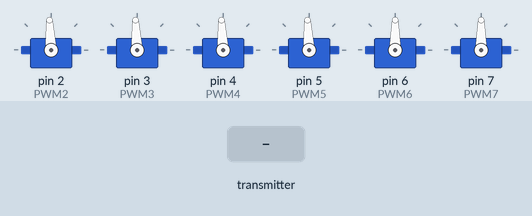
Recording of a sketch running on a simulated Arduino Uno, built with avr-gcc and run on an emulated ATmega328P. Parts: 6 × servo. The inputs (shaded band) are chosen by the test bench. No radio packets arrive unless stated; what the sketch prints to the serial monitor is not drawn.

Above: at 1.2 s.
1.3 s: the transmitter starts sending Chan1 = 0
At 2.5 s:
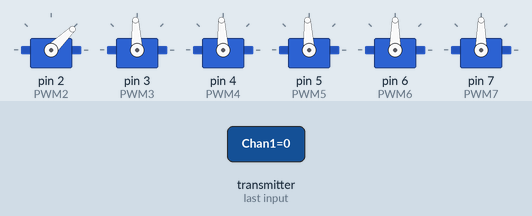
2.8 s: the transmitter starts sending Chan2 = 0
At 3.4 s:
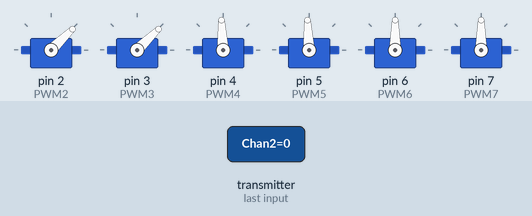
4.3 s: the transmitter starts sending Chan3 = 0
At 4.7 s:
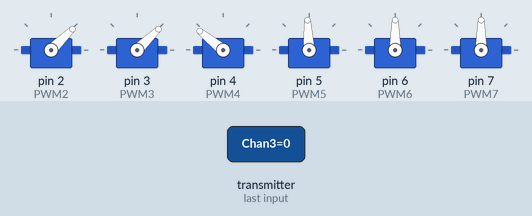
5.8 s: the transmitter starts sending Chan4 = 0
At 7.0 s:
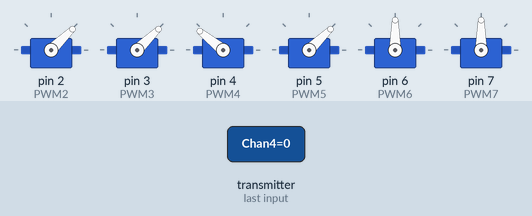
7.3 s: the transmitter starts sending Chan1 = 64
At 8.4 s:
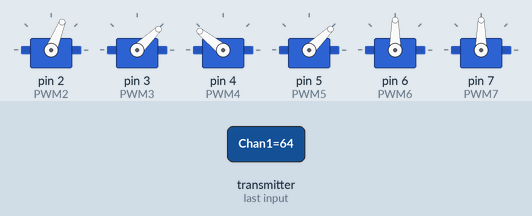
8.8 s: the transmitter starts sending Chan2 = 64
At 9.2 s:
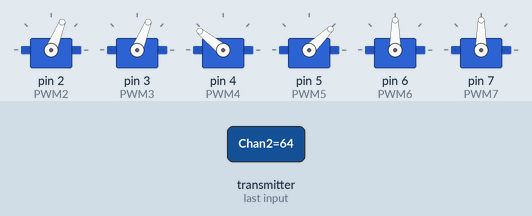
Timing chart, 0 to 11.3 s (numbered marks = the images above; inputs shaded):
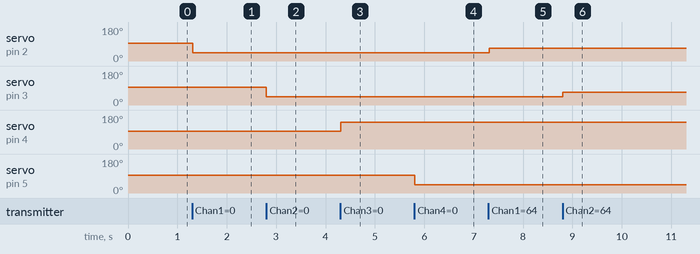

Measured:
- after the input at 1.3 s, servo on pin 2 (PWM2): 93° → 44° at once
- after the input at 2.8 s, servo on pin 3 (PWM3): 93° → 44° at once
- after the input at 4.3 s, servo on pin 4 (PWM4): 93° → 141° at once
- after the input at 5.8 s, servo on pin 5 (PWM5): 93° → 44° at once
- after the input at 7.3 s, servo on pin 2 (PWM2): 44° → 68° at once
- after the input at 8.8 s, servo on pin 3 (PWM3): 44° → 68° at once

The sketch:

NunchukRX.ino
```cpp
#include <Servo.h>
#include <nRF24L01.h>
#include <RF24.h>
#include <SPI.h>

int pwm_width_2 = 0;
int pwm_width_3 = 0;
int pwm_width_4 = 0;
int pwm_width_5 = 0;
int pwm_width_6 = 0;
int pwm_width_7 = 0;
int pwm_width_8 = 0;
int pwm_width_9 = 0;
int KillSwitch;

Servo PWM2;
Servo PWM3;
Servo PWM4;
Servo PWM5;
Servo PWM6;
Servo PWM7;

struct MyData {
  byte KillSwitch;
  byte Chan1;
  byte Chan2;
  byte Chan3;
  byte Chan4;
};

MyData data;

const uint64_t pipeIn = 0xE8E8F0F0E1LL;
RF24 radio(9, 10);

void resetData()
{
  data.Chan1 = 127;
  data.Chan2 = 127;
  data.Chan3 = 127;
  data.Chan4 = 127;
  Serial.println("Data Reset");
}

void setup()
{
  PWM2.attach(2);
  PWM3.attach(3);
  PWM4.attach(4);
  PWM5.attach(5);
  PWM6.attach(6);
  PWM7.attach(7);

  resetData();
  radio.begin();
  radio.setAutoAck(false);
  radio.setDataRate(RF24_250KBPS);
  radio.openReadingPipe(1, pipeIn);

  radio.startListening();
  Serial.begin(115200);

}

unsigned long lastRecvTime = 0;
void recvData()
{
  while ( radio.available() ) {
    radio.read(&data, sizeof(MyData));
    lastRecvTime = millis();
  }
}

void loop(){
  KillSwitch = data.KillSwitch;
  recvData();
  unsigned long now = millis();
  if ( now - lastRecvTime > 100 ) {
    resetData();
  }
  if (KillSwitch == 1) {
    resetData();
  }

  pwm_width_2 = map(data.Chan1, 0, 255, 1000, 2000);
  pwm_width_3 = map(data.Chan2, 0, 255, 1000, 2000);
  pwm_width_4 = map(data.Chan3, 0, 255, 2000, 1000);
  pwm_width_5 = map(data.Chan4, 0, 255, 1000, 2000);
  //pwm_width_6 = map(data.FR, 0, 255, 1000, 2000);
  //pwm_width_7 = map(data.FR, 0, 255, 1000, 2000);


  PWM2.writeMicroseconds(pwm_width_2);
  PWM3.writeMicroseconds(pwm_width_3);
  PWM4.writeMicroseconds(pwm_width_4);
  PWM5.writeMicroseconds(pwm_width_5);
  //PWM6.writeMicroseconds(pwm_width_2);
  //PWM7.writeMicroseconds(pwm_width_2);

  debug();
}


void debug() {
  Serial.println("RX: ");
  Serial.print("KillSwitch: ");
  Serial.println(KillSwitch);
  Serial.print("Chan1: ");
  Serial.println(data.Chan1);
  Serial.print("Chan2: ");
  Serial.println(data.Chan2);
  Serial.print("Chan3: ");
  Serial.println(data.Chan3);
  Serial.print("Chan4: ");
  Serial.println(data.Chan4);

  Serial.println("========================");
  delay(10);

}
```
